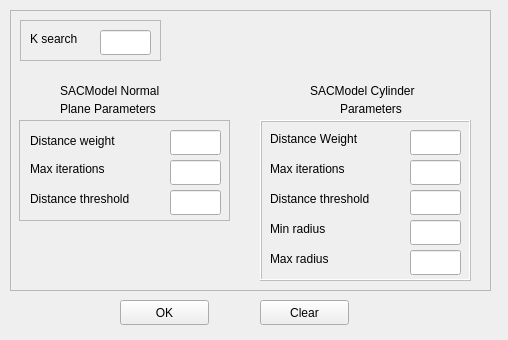
<?xml version="1.0" encoding="UTF-8"?>
<ui version="4.0">
 <class>Visualizer</class>
 <widget class="QWidget" name="Visualizer">
  <property name="geometry">
   <rect>
    <x>0</x>
    <y>0</y>
    <width>508</width>
    <height>340</height>
   </rect>
  </property>
  <property name="windowTitle">
   <string>Trunk Segmentation Parameters</string>
  </property>
  <widget class="QPushButton" name="okButton">
   <property name="geometry">
    <rect>
     <x>120</x>
     <y>300</y>
     <width>89</width>
     <height>25</height>
    </rect>
   </property>
   <property name="text">
    <string>OK</string>
   </property>
  </widget>
  <widget class="QFrame" name="frame">
   <property name="geometry">
    <rect>
     <x>10</x>
     <y>10</y>
     <width>481</width>
     <height>281</height>
    </rect>
   </property>
   <property name="frameShape">
    <enum>QFrame::StyledPanel</enum>
   </property>
   <property name="frameShadow">
    <enum>QFrame::Raised</enum>
   </property>
   <widget class="QLabel" name="label">
    <property name="geometry">
     <rect>
      <x>20</x>
      <y>20</y>
      <width>67</width>
      <height>17</height>
     </rect>
    </property>
    <property name="text">
     <string>K search</string>
    </property>
   </widget>
   <widget class="QLineEdit" name="kSearchLine">
    <property name="geometry">
     <rect>
      <x>90</x>
      <y>20</y>
      <width>51</width>
      <height>25</height>
     </rect>
    </property>
    <property name="clearButtonEnabled">
     <bool>false</bool>
    </property>
   </widget>
   <widget class="QLineEdit" name="distanceWeightLine">
    <property name="geometry">
     <rect>
      <x>160</x>
      <y>120</y>
      <width>51</width>
      <height>25</height>
     </rect>
    </property>
   </widget>
   <widget class="QLabel" name="label_2">
    <property name="geometry">
     <rect>
      <x>20</x>
      <y>120</y>
      <width>121</width>
      <height>21</height>
     </rect>
    </property>
    <property name="text">
     <string>Distance weight</string>
    </property>
   </widget>
   <widget class="QLineEdit" name="maxIterationsLine">
    <property name="geometry">
     <rect>
      <x>160</x>
      <y>150</y>
      <width>51</width>
      <height>25</height>
     </rect>
    </property>
   </widget>
   <widget class="QLabel" name="label_3">
    <property name="geometry">
     <rect>
      <x>20</x>
      <y>150</y>
      <width>101</width>
      <height>17</height>
     </rect>
    </property>
    <property name="text">
     <string>Max iterations</string>
    </property>
   </widget>
   <widget class="QLineEdit" name="distanceThresHoldLine">
    <property name="geometry">
     <rect>
      <x>160</x>
      <y>180</y>
      <width>51</width>
      <height>25</height>
     </rect>
    </property>
   </widget>
   <widget class="QLabel" name="label_4">
    <property name="geometry">
     <rect>
      <x>20</x>
      <y>180</y>
      <width>131</width>
      <height>17</height>
     </rect>
    </property>
    <property name="text">
     <string>Distance threshold</string>
    </property>
   </widget>
   <widget class="QLineEdit" name="distanceWeightCylinderLine">
    <property name="geometry">
     <rect>
      <x>400</x>
      <y>120</y>
      <width>51</width>
      <height>25</height>
     </rect>
    </property>
   </widget>
   <widget class="QLabel" name="label_5">
    <property name="geometry">
     <rect>
      <x>260</x>
      <y>120</y>
      <width>121</width>
      <height>17</height>
     </rect>
    </property>
    <property name="text">
     <string>Distance Weight</string>
    </property>
   </widget>
   <widget class="QLineEdit" name="maxIterationsCylinderLine">
    <property name="geometry">
     <rect>
      <x>400</x>
      <y>150</y>
      <width>51</width>
      <height>25</height>
     </rect>
    </property>
   </widget>
   <widget class="QLabel" name="label_6">
    <property name="geometry">
     <rect>
      <x>260</x>
      <y>150</y>
      <width>101</width>
      <height>17</height>
     </rect>
    </property>
    <property name="text">
     <string>Max iterations</string>
    </property>
   </widget>
   <widget class="QLineEdit" name="distanceThresholdCylinderLine">
    <property name="geometry">
     <rect>
      <x>400</x>
      <y>180</y>
      <width>51</width>
      <height>25</height>
     </rect>
    </property>
   </widget>
   <widget class="QLineEdit" name="minRadiusCylinderLine">
    <property name="geometry">
     <rect>
      <x>400</x>
      <y>210</y>
      <width>51</width>
      <height>25</height>
     </rect>
    </property>
   </widget>
   <widget class="QLabel" name="label_8">
    <property name="geometry">
     <rect>
      <x>260</x>
      <y>210</y>
      <width>81</width>
      <height>17</height>
     </rect>
    </property>
    <property name="text">
     <string>Min radius</string>
    </property>
   </widget>
   <widget class="QLabel" name="label_9">
    <property name="geometry">
     <rect>
      <x>50</x>
      <y>70</y>
      <width>131</width>
      <height>21</height>
     </rect>
    </property>
    <property name="text">
     <string>SACModel Normal </string>
    </property>
   </widget>
   <widget class="QLabel" name="label_10">
    <property name="geometry">
     <rect>
      <x>300</x>
      <y>70</y>
      <width>131</width>
      <height>21</height>
     </rect>
    </property>
    <property name="text">
     <string>SACModel Cylinder</string>
    </property>
   </widget>
   <widget class="QLabel" name="label_7">
    <property name="geometry">
     <rect>
      <x>260</x>
      <y>180</y>
      <width>131</width>
      <height>17</height>
     </rect>
    </property>
    <property name="text">
     <string>Distance threshold</string>
    </property>
   </widget>
   <widget class="QLabel" name="label_11">
    <property name="geometry">
     <rect>
      <x>260</x>
      <y>240</y>
      <width>81</width>
      <height>17</height>
     </rect>
    </property>
    <property name="text">
     <string>Max radius</string>
    </property>
   </widget>
   <widget class="QLineEdit" name="maxRadiusCylinderLine">
    <property name="geometry">
     <rect>
      <x>400</x>
      <y>240</y>
      <width>51</width>
      <height>25</height>
     </rect>
    </property>
   </widget>
   <widget class="QFrame" name="frame_2">
    <property name="enabled">
     <bool>false</bool>
    </property>
    <property name="geometry">
     <rect>
      <x>10</x>
      <y>10</y>
      <width>141</width>
      <height>41</height>
     </rect>
    </property>
    <property name="frameShape">
     <enum>QFrame::StyledPanel</enum>
    </property>
    <property name="frameShadow">
     <enum>QFrame::Raised</enum>
    </property>
   </widget>
   <widget class="QFrame" name="frame_3">
    <property name="enabled">
     <bool>false</bool>
    </property>
    <property name="geometry">
     <rect>
      <x>9</x>
      <y>110</y>
      <width>211</width>
      <height>101</height>
     </rect>
    </property>
    <property name="frameShape">
     <enum>QFrame::StyledPanel</enum>
    </property>
    <property name="frameShadow">
     <enum>QFrame::Raised</enum>
    </property>
   </widget>
   <widget class="QLabel" name="label_12">
    <property name="geometry">
     <rect>
      <x>50</x>
      <y>90</y>
      <width>131</width>
      <height>17</height>
     </rect>
    </property>
    <property name="text">
     <string>Plane Parameters</string>
    </property>
   </widget>
   <widget class="QLabel" name="label_13">
    <property name="geometry">
     <rect>
      <x>330</x>
      <y>90</y>
      <width>81</width>
      <height>17</height>
     </rect>
    </property>
    <property name="text">
     <string>Parameters</string>
    </property>
   </widget>
   <widget class="QFrame" name="frame_4">
    <property name="enabled">
     <bool>false</bool>
    </property>
    <property name="geometry">
     <rect>
      <x>250</x>
      <y>110</y>
      <width>211</width>
      <height>161</height>
     </rect>
    </property>
    <property name="frameShape">
     <enum>QFrame::Box</enum>
    </property>
    <property name="frameShadow">
     <enum>QFrame::Raised</enum>
    </property>
   </widget>
   <zorder>frame_2</zorder>
   <zorder>frame_3</zorder>
   <zorder>frame_4</zorder>
   <zorder>label</zorder>
   <zorder>kSearchLine</zorder>
   <zorder>distanceWeightLine</zorder>
   <zorder>label_2</zorder>
   <zorder>maxIterationsLine</zorder>
   <zorder>label_3</zorder>
   <zorder>distanceThresHoldLine</zorder>
   <zorder>label_4</zorder>
   <zorder>distanceWeightCylinderLine</zorder>
   <zorder>label_5</zorder>
   <zorder>maxIterationsCylinderLine</zorder>
   <zorder>label_6</zorder>
   <zorder>distanceThresholdCylinderLine</zorder>
   <zorder>minRadiusCylinderLine</zorder>
   <zorder>label_8</zorder>
   <zorder>label_9</zorder>
   <zorder>label_10</zorder>
   <zorder>label_7</zorder>
   <zorder>label_11</zorder>
   <zorder>maxRadiusCylinderLine</zorder>
   <zorder>label_12</zorder>
   <zorder>label_13</zorder>
  </widget>
  <widget class="QPushButton" name="clearButton">
   <property name="geometry">
    <rect>
     <x>260</x>
     <y>300</y>
     <width>89</width>
     <height>25</height>
    </rect>
   </property>
   <property name="text">
    <string>Clear</string>
   </property>
  </widget>
 </widget>
 <layoutdefault spacing="6" margin="11"/>
 <resources/>
 <connections/>
</ui>
